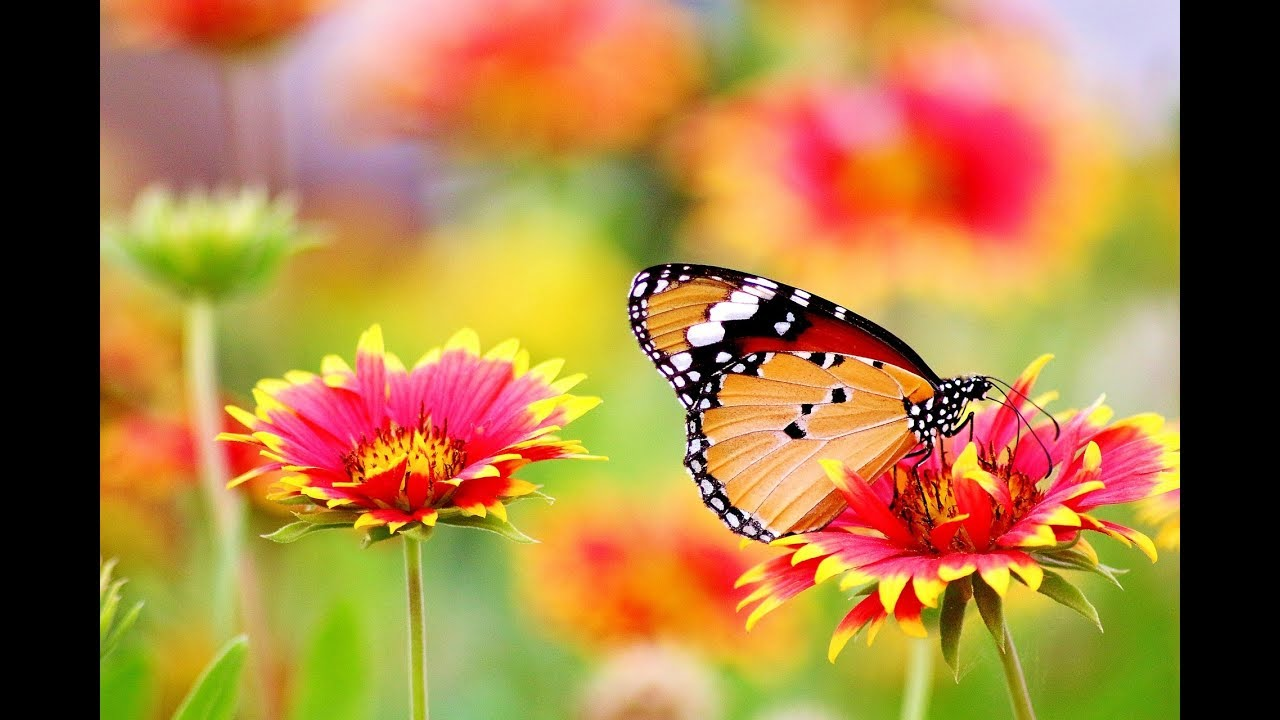
#> input picture 96131125_HW01/Images/Strike.jpg, 1280 x 720 px, found by its file name
$ python problem-6.py
#> lines starting #> are read from the running program, lines starting #| are printed output that depends on the picture
import numpy as np
import cv2 as cv
import matplotlib.pyplot as plt
from skimage.util import random_noise


def strike_noise(img, interval, threshold_L):
    """
    Adding strike noise to image
    :param img: input image
    :param interval: [I_min, I_max]
    :return: image with strike noise
    """
    # create uniform variavle x
    uniform_x = np.random.rand(*img.shape)
    uniform_y = np.random.rand(*img.shape)

    img_new = np.copy(img)
    for i in range(img.shape[0]):
        for j in range(img.shape[1]):
            if uniform_x[i,j] >= threshold_L:
                img_new[i,j] = interval[0] + (interval[1]-interval[0])*uniform_y[i,j]

    # [8 lines of commented-out code are left out]
    return img_new


# path of images
img_path = '.\\Images\\Strike.jpg'

# read image form file
img = cv.imread(filename=img_path, flags=cv.IMREAD_GRAYSCALE)
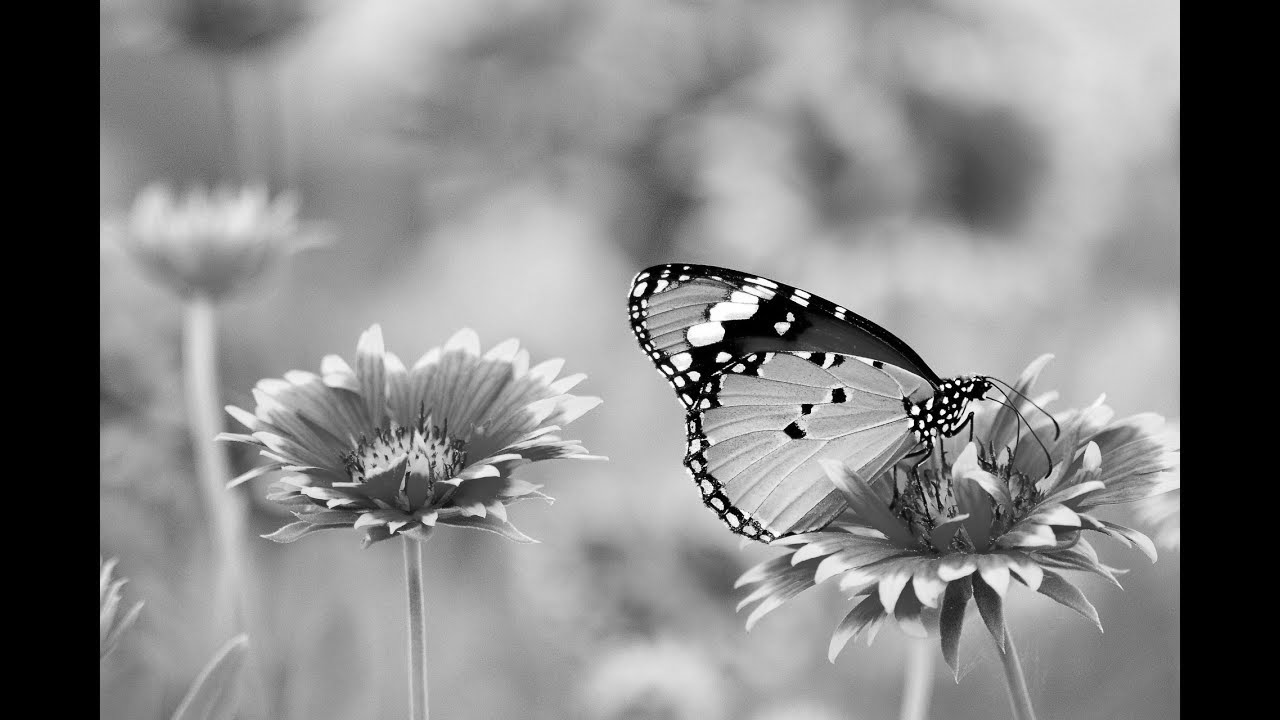
#> img: shape (720, 1280); min 0, max 255, mean 132.6

# different standard deviations
thresholds = [0.9, 0.9, 0.9, 0.6, 0.6, 0.6, 0.3, 0.3]
intervals = [[10,21], [10, 51], [100,121], [10,21], [10, 51], [100,121], [10,21], [10, 51]]

# histograms
hists = []

# display image
fig = plt.figure(figsize=(10,10))
ax = plt.subplot(3, 3, 1)
ax.set_title("Input Image")
plt.imshow(img, cmap='gray')
plt.gca().axes.get_xaxis().set_visible(False)
plt.gca().axes.get_yaxis().set_visible(False)
# histogram
hists.append(cv.calcHist([img], [0], None, [256], [0, 256]))

for idx, interval in enumerate(intervals):
    # add strike noise
    new_img = strike_noise(img=img, interval=interval,threshold_L=thresholds[idx])
    ax = plt.subplot(3, 3, idx+2)
    ax.set_title("I_min_max {}, L= {}".format(intervals[idx], thresholds[idx]))
    plt.imshow(new_img, cmap='gray')
    plt.gca().axes.get_xaxis().set_visible(False)
    plt.gca().axes.get_yaxis().set_visible(False)
    # histogram
    hists.append(cv.calcHist([new_img], [0], None, [256], [0, 256]))
    cv.imwrite('.\\noisy_images\\strike-{}.jpg'.format(idx), new_img)
#> this loop made 8 passes
#> pass 1, `new_img = strike_noise(img=img, interval=interval,threshold_L=threshol..`:
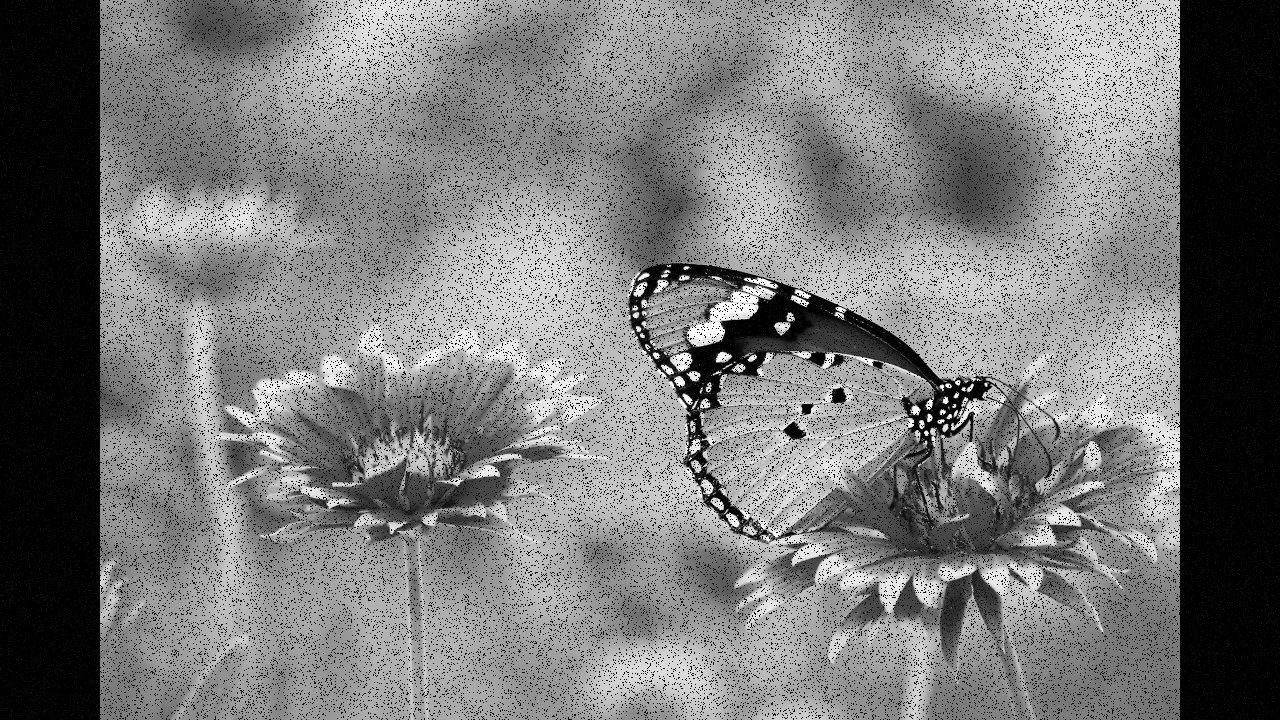
#> new_img: shape (720, 1280); min 0, max 255, mean 120.8
#> pass 3, `new_img = strike_noise(img=img, interval=interval,threshold_L=threshol..`:
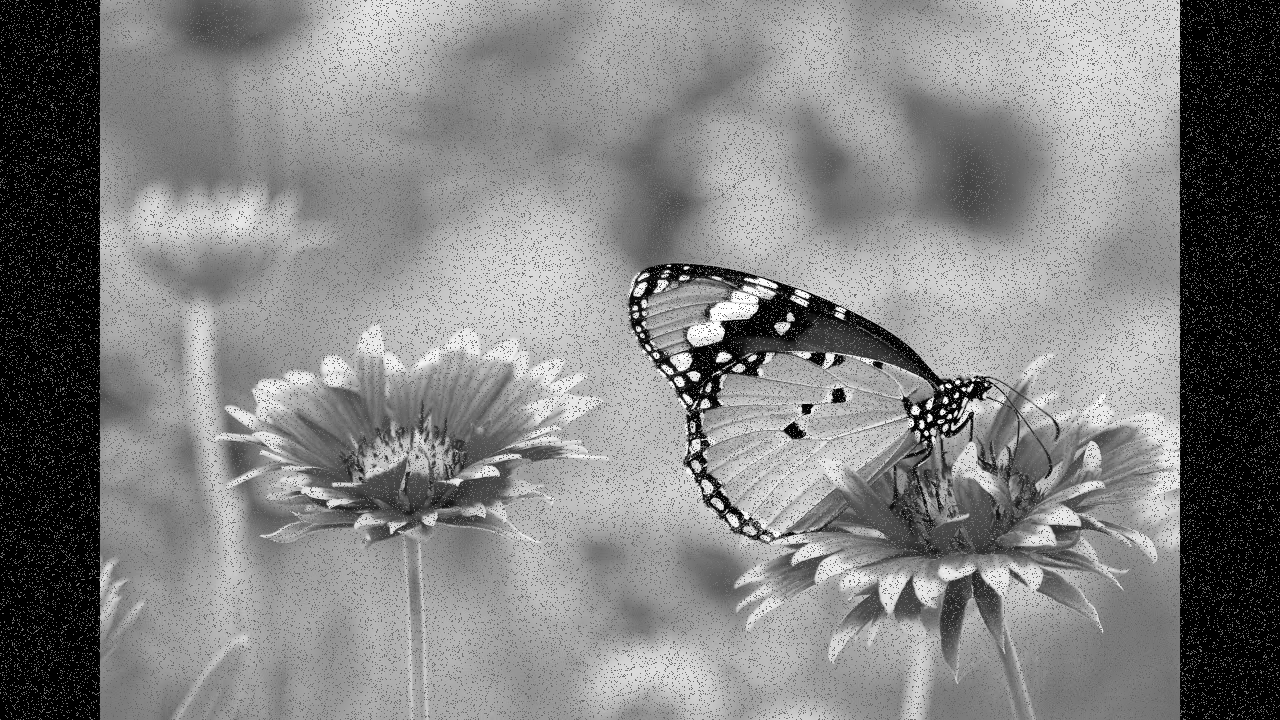
#> new_img: shape (720, 1280); min 0, max 255, mean 130.3
#> after the loop, hists = 9 items


# plot histograms
fig = plt.figure(figsize=(10, 10))
for idx, hist in enumerate(hists):
    ax = plt.subplot(3, 3, idx + 1)
    if idx != 0:
        ax.set_title("I_min_max {}, L= {}".format(intervals[idx-1], thresholds[idx-1]), y=0.98)
    else:
        ax.set_title("Input",y=0.98)
    plt.plot(hist)
#> this loop made 9 passes
    #plt.gca().axes.get_xaxis().set_visible(False)
    #plt.gca().axes.get_yaxis().set_visible(False)

plt.show()
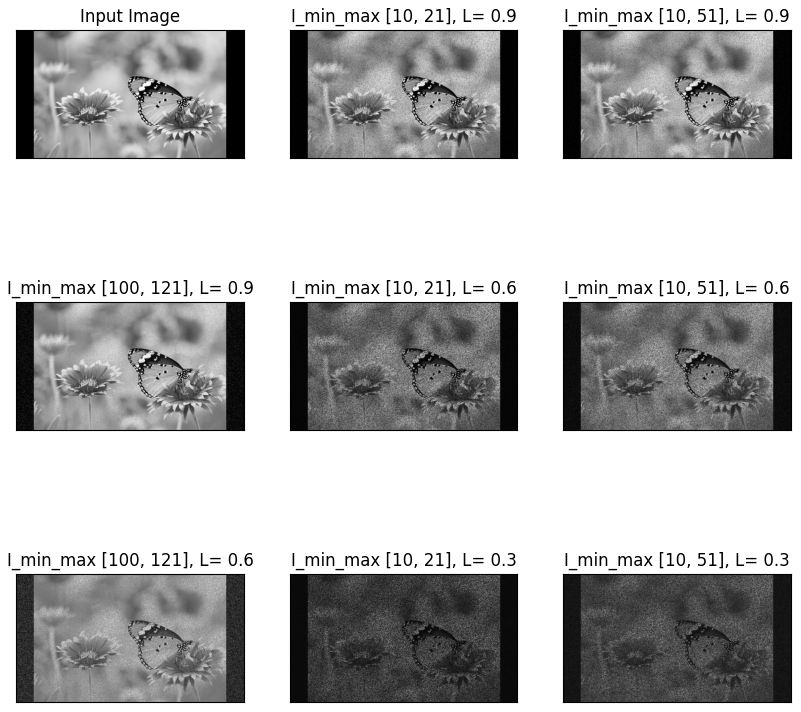
#> figure drawn by matplotlib, 9 panels
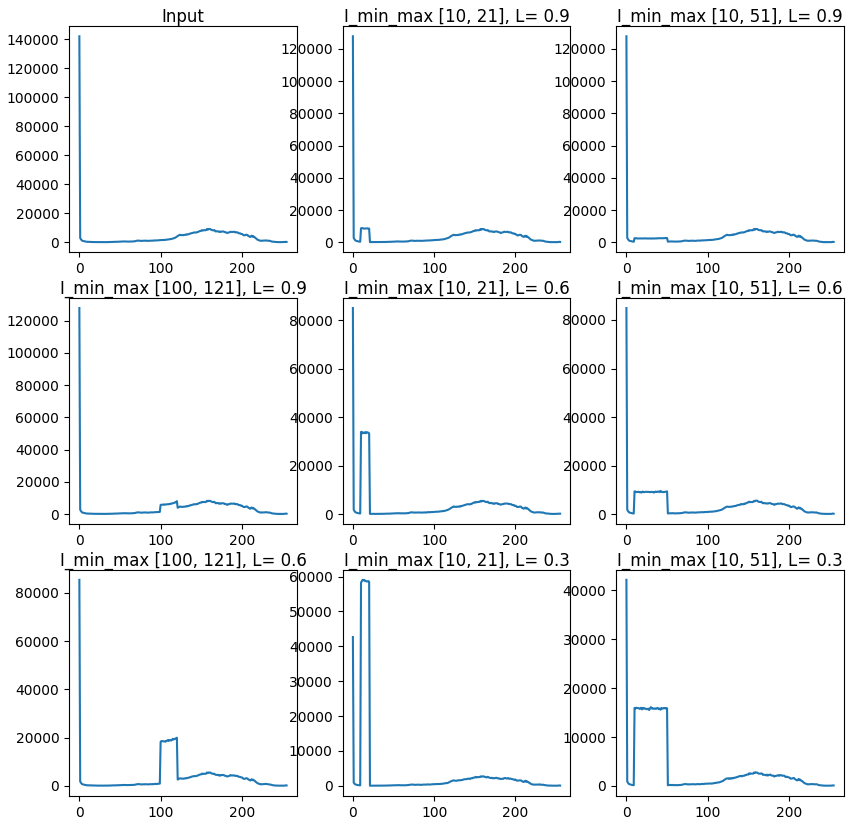
#> figure drawn by matplotlib, 9 panels; panel 1: curve peaks at x = 0, y = 141926; panel 2: curve peaks at x = 0, y = 127784; panel 3: curve peaks at x = 0, y = 127760; panel 4: curve peaks at x = 0, y = 127742

$ run again, with 96131125_HW01/Images/Cont1.jpg copied over 96131125_HW01/Images/Strike.jpg
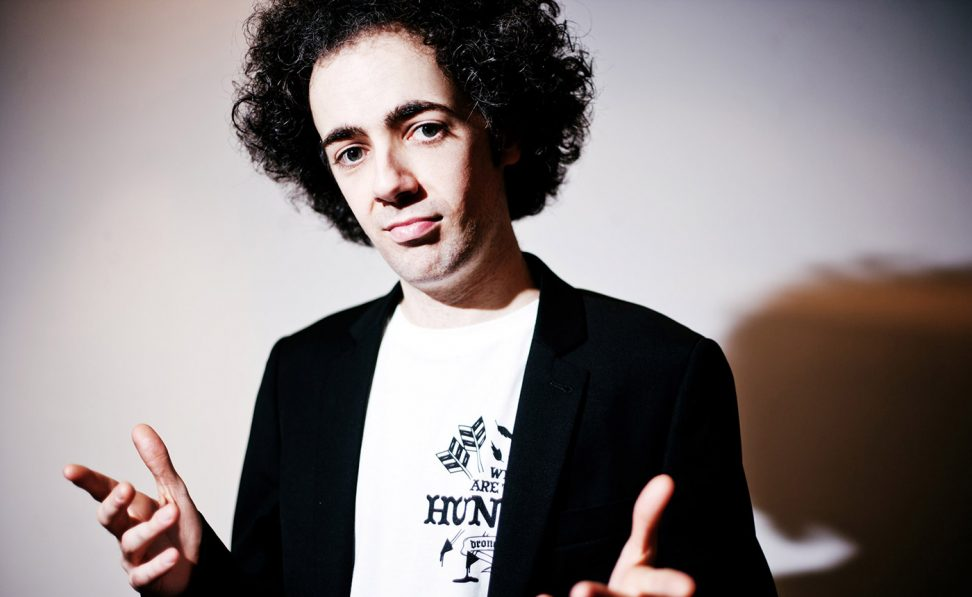
#> input picture 96131125_HW01/Images/Cont1.jpg, 972 x 597 px, found by its file name
#> `img = cv.imread(filename=img_path, flags=cv.IMREAD_GRAYSCALE)`:
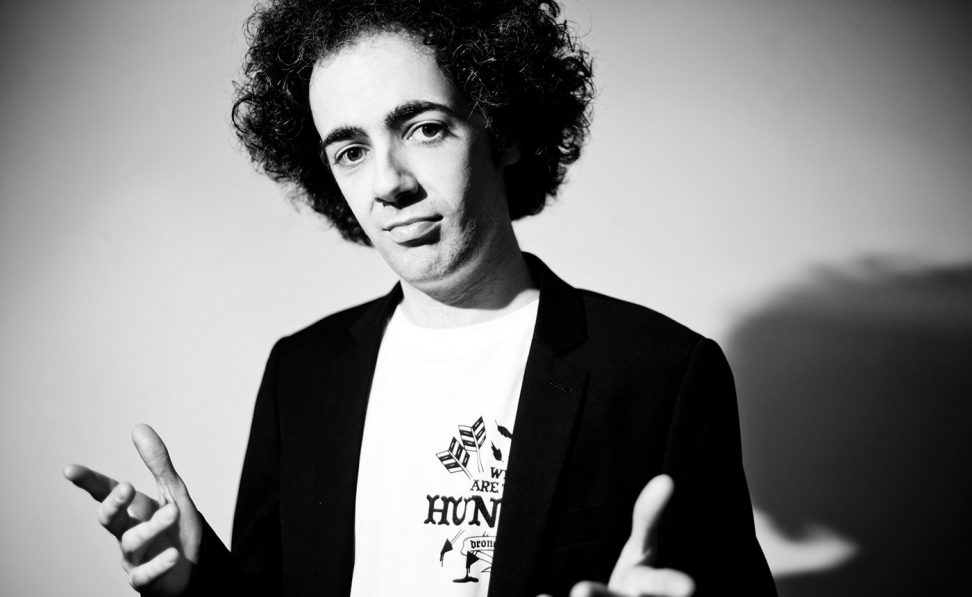
#> img: shape (597, 972); min 0, max 255, mean 126.1
#> the loop `for idx, interval in enumerate(intervals):` made 8 passes
#> pass 3, `new_img = strike_noise(img=img, interval=interval,threshold_L=threshol..`:
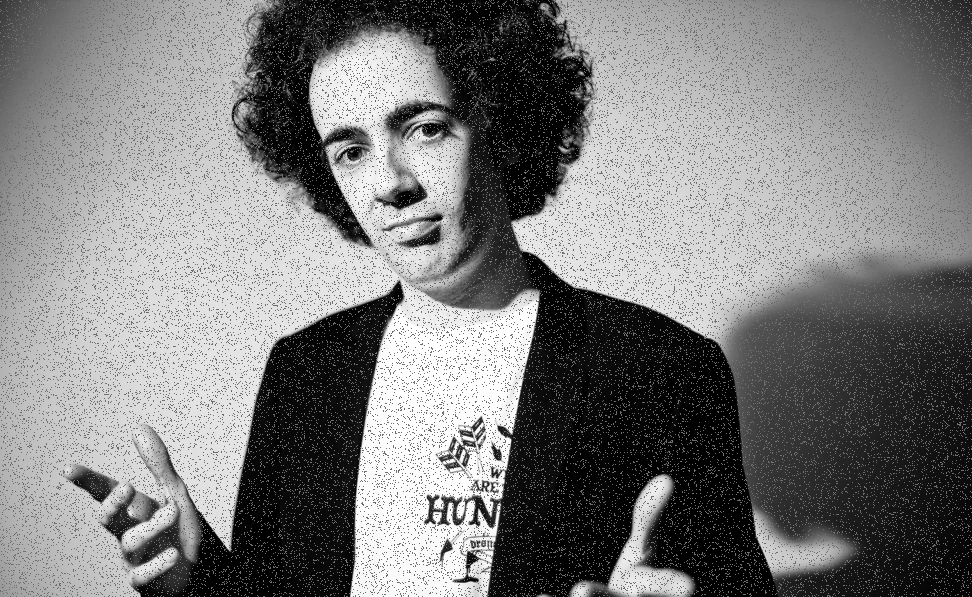
#> new_img: shape (597, 972); min 0, max 255, mean 124.5
#> after the loop `for idx, interval in enumerate(intervals):`: hists = 9 items
#> the loop `for idx, hist in enumerate(hists):` made 9 passes

$ run again, with 96131125_HW01/Images/Mazandaran.jpg copied over 96131125_HW01/Images/Strike.jpg
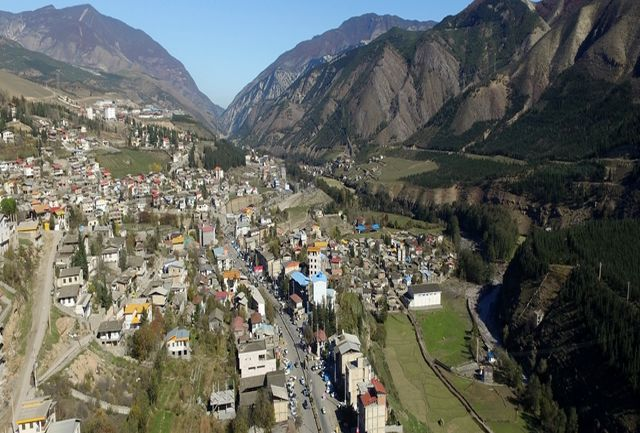
#> input picture 96131125_HW01/Images/Mazandaran.jpg, 640 x 433 px, found by its file name
#> `img = cv.imread(filename=img_path, flags=cv.IMREAD_GRAYSCALE)`:
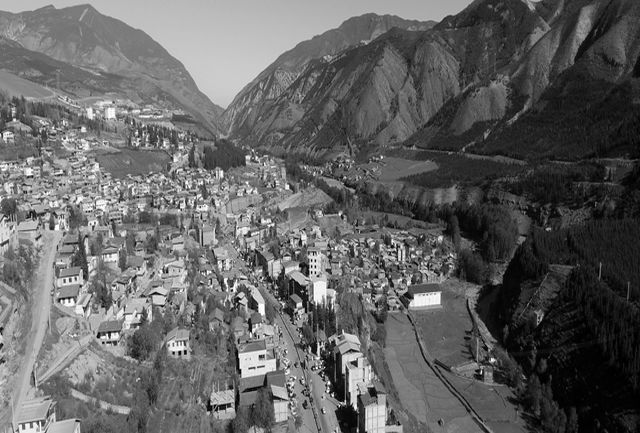
#> img: shape (433, 640); min 0, max 255, mean 99
#> the loop `for idx, interval in enumerate(intervals):` made 8 passes
#> pass 3, `new_img = strike_noise(img=img, interval=interval,threshold_L=threshol..`:
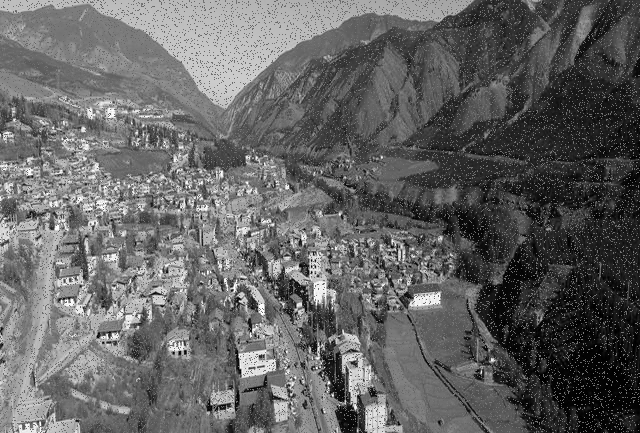
#> new_img: shape (433, 640); min 0, max 255, mean 100.1
#> after the loop `for idx, interval in enumerate(intervals):`: hists = 9 items
#> the loop `for idx, hist in enumerate(hists):` made 9 passes
